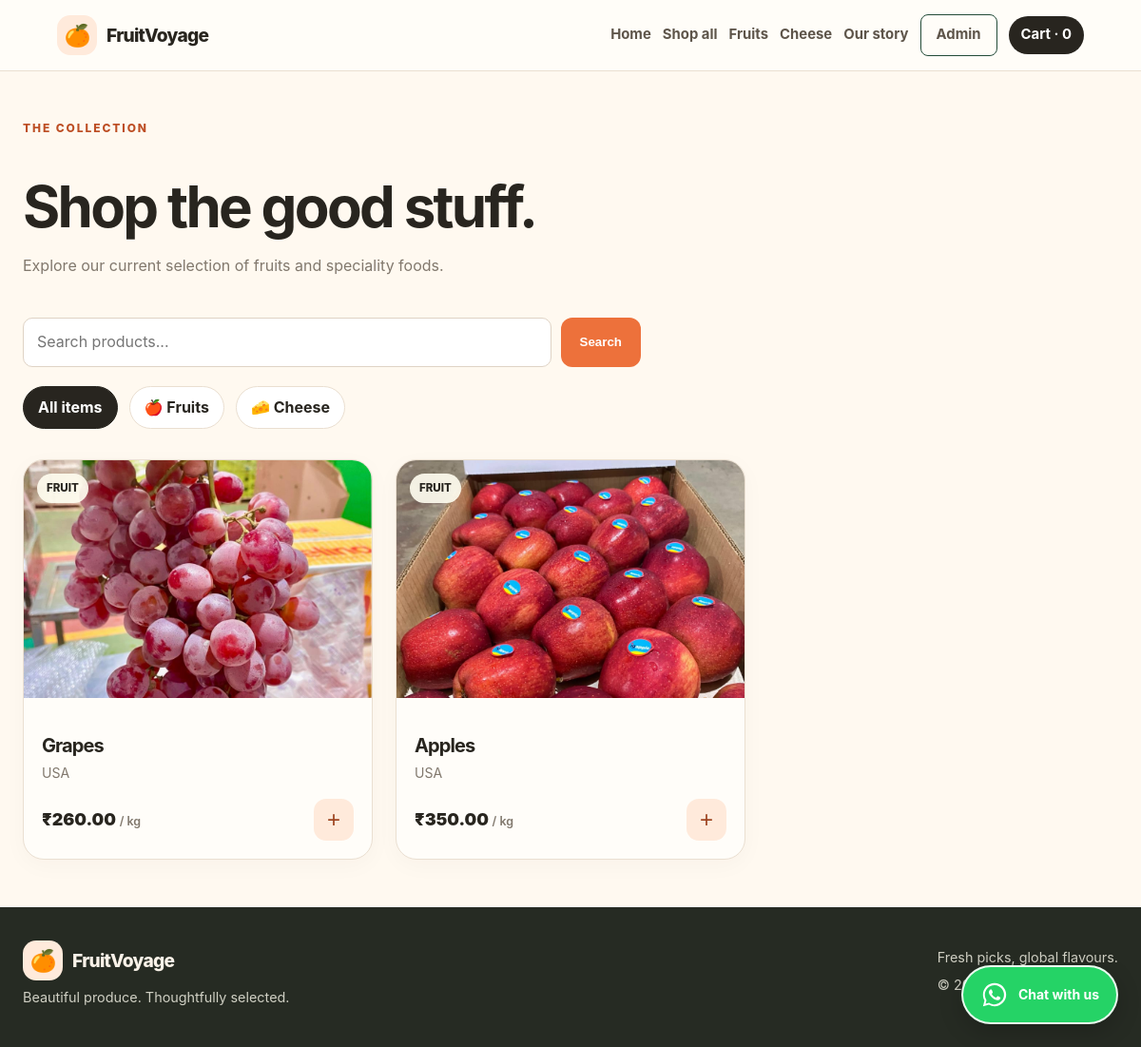
The page /shop on the database as committed earlier.
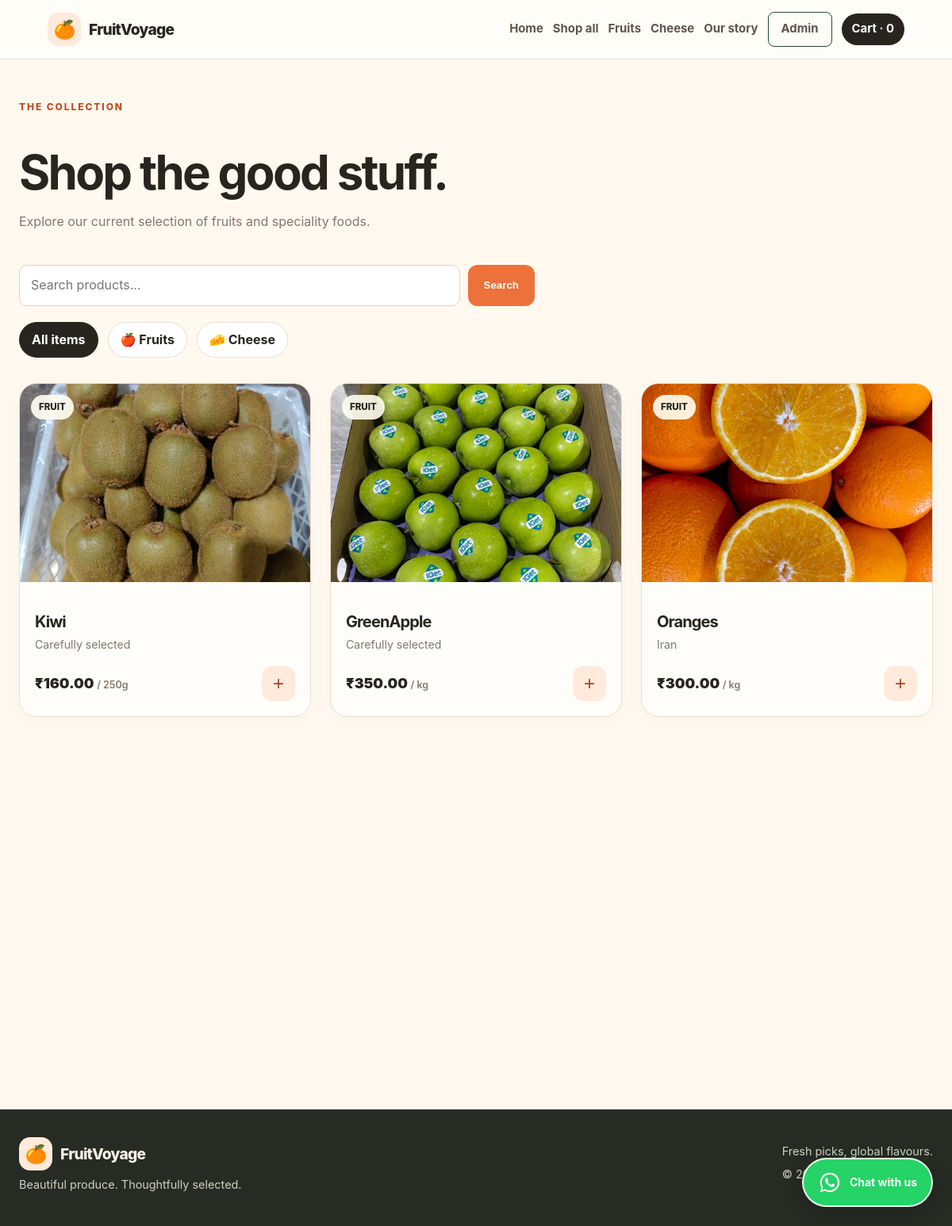
The same page on the database as committed later.
### tables this page shows
CREATE TABLE products (
                id INTEGER PRIMARY KEY AUTOINCREMENT,
                name TEXT NOT NULL,
                category TEXT NOT NULL DEFAULT 'fruit',
                origin TEXT DEFAULT '',
                price REAL NOT NULL DEFAULT 0,
                unit TEXT NOT NULL DEFAULT 'kg',
                description TEXT DEFAULT '',
                image TEXT DEFAULT '',
                featured INTEGER NOT NULL DEFAULT 0,
                active INTEGER NOT NULL DEFAULT 1
            );

### app.py (the view, shortened to what this page needs)
@app.route("/shop")
def shop():
    category = request.args.get(
        "category", ""
    ).strip()
    query = request.args.get("q", "").strip()
    sql = "SELECT * FROM products WHERE active = 1"
    args = []
    if category in {"fruit", "cheese"}:
        sql += " AND category = ?"
        args.append(category)
    sql += " ORDER BY featured DESC, id DESC"
    with connect_db() as con:
        products = con.execute(sql, args).fetchall()
    return render_template(
        "shop.html",
        products=products,
        category=category,
        query=query
    )

### app.py (called while the page is built)
def connect_db():
    con = sqlite3.connect(DB_PATH)
    con.row_factory = sqlite3.Row
    return con

@app.context_processor
def inject_cart_count():
    cart = session.get("cart", {})
    return {
        "cart_count": sum(cart.values())
    }

### templates/shop.html (shortened to what this page needs)
{% extends "base.html" %}
{% block body %}
<main class="container shop-page">
    <div class="page-heading">
        <div class="eyebrow">The collection</div>
        <h1>Shop the good stuff.</h1>
        <p class="muted">
            Explore our current selection of fruits and speciality foods.
        </p>
    </div>
    <form class="search-form"
          method="get"
          action="{{ url_for('shop') }}">
        <input
            class="field"
            type="search"
            name="q"
            value="{{ query }}"
            placeholder="Search products..."
        >
        <button class="btn" type="submit">Search</button>
    </form>
    <div class="filters">
        <a
            class="filter {{ 'active' if not category else '' }}"
            href="{{ url_for('shop', q=query) }}"
        >
            All items
        </a>
        <a
            class="filter {{ 'active' if category == 'fruit' else '' }}"
            href="{{ url_for('shop', category='fruit', q=query) }}"
        >
            🍎 Fruits
        </a>
        <a
            class="filter {{ 'active' if category == 'cheese' else '' }}"
            href="{{ url_for('shop', category='cheese', q=query) }}"
        >
            🧀 Cheese
        </a>
    </div>
    <div class="product-grid">
        {% for p in products %}
            {% include "_card.html" %}
        {% endfor %}
    </div>
</main>
{% endblock %}

### templates/_card.html (shortened to what this page needs)
<article class="product-card reveal">
    <a href="{{ url_for('product', product_id=p['id']) }}">
        <div class="product-image">
            {% if p['image'] %}
                <img
                    src="{{ url_for('static', filename=p['image']) }}"
                    alt="{{ p['name'] }}"
                    loading="lazy"
                >
            {% else %}
                <div class="image-placeholder">
                    {{ '🧀' if p['category'] == 'cheese' else '🍎' }}
                </div>
            {% endif %}
            <span class="tag">{{ p['category'] }}</span>
        </div>
    </a>
    <div class="product-info">
        <a href="{{ url_for('product', product_id=p['id']) }}">
            <h3>{{ p['name'] }}</h3>
        </a>
        <div class="origin">
            {{ p['origin'] or 'Carefully selected' }}
        </div>
        <div class="product-bottom">
            <div class="price">
                ₹{{ '%.2f'|format(p['price']) }}
                <small>/ {{ p['unit'] }}</small>
            </div>
            <form
                method="post"
                action="{{ url_for('add_to_cart', product_id=p['id']) }}"
            >
                <button
                    class="quick-add"
                    type="submit"
                    aria-label="Add {{ p['name'] }} to cart"
                >
                    +
                </button>
            </form>
        </div>
    </div>
</article>

Rows that differ between the two databases and show on the page:
no longer on this page (row unchanged): products: image+name (picture), category "FRUIT", name "Grapes", origin "USA", price "260.00", unit "kg"
no longer on this page (row unchanged): products: image (picture), category "FRUIT", name "Apples", origin "USA", price "350.00", unit "kg"
added products: image+name (picture), category "FRUIT", name "Kiwi", origin "Carefully selected", price "160.00", unit "250g"
added products: image+name (picture), category "FRUIT", name "GreenApple", origin "Carefully selected", price "350.00", unit "kg"
added products: image+name (picture), category "FRUIT", name "Oranges", origin "Iran", price "300.00", unit "kg"
